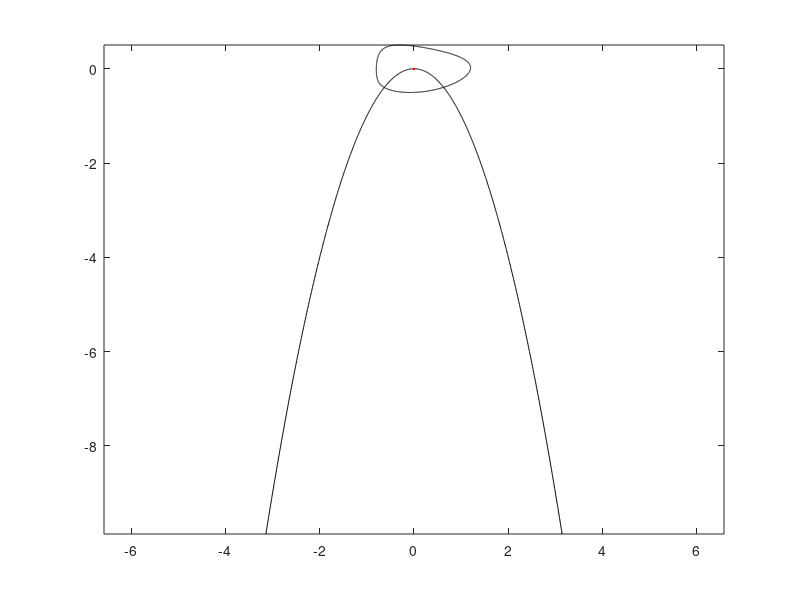

Write the MATLAB code that produced this figure.
clc
clear
close all

% Define test parametric functions

% px = @(p) cos(p)+0.1*cos(3*p);
% py = @(p) sin(p)+0.05*sin(6*(p-0.4));

px1 = @(p) cos(p)+0.2*cos(2*p);
py1 = @(p) -0.5*sin(p)-0.02*sin(3*p-pi/2);

px2 = @(p) p;
py2 = @(p) -p.^2;

t = linspace(-pi,pi,1000);

x1 = px1(t);
y1 = py1(t);

x2 = px2(t);
y2 = py2(t);

plot(x1,y1,'k-', x2,y2,'k-',0,0,'r.')
axis equal